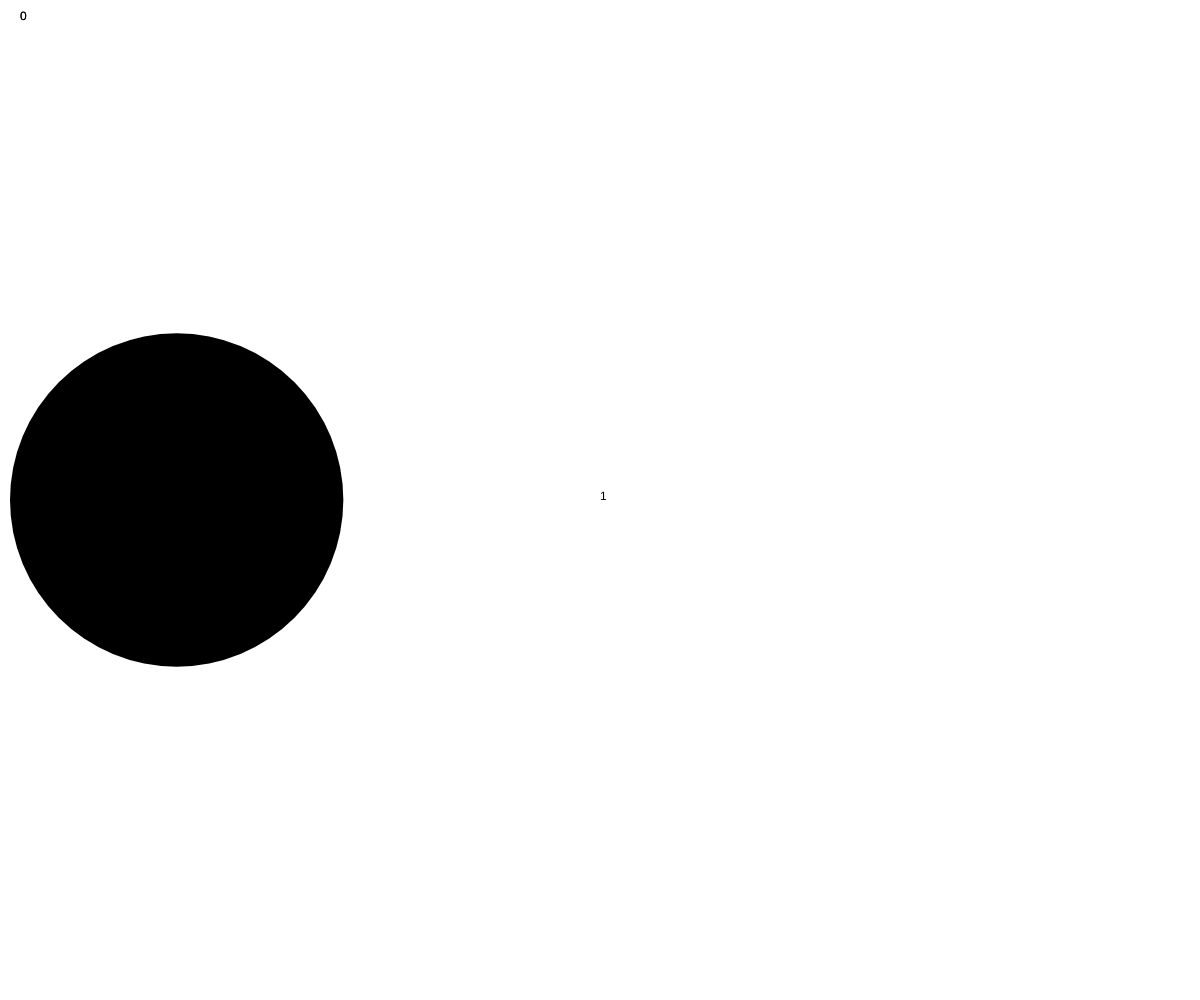
Frame 1 (no input)
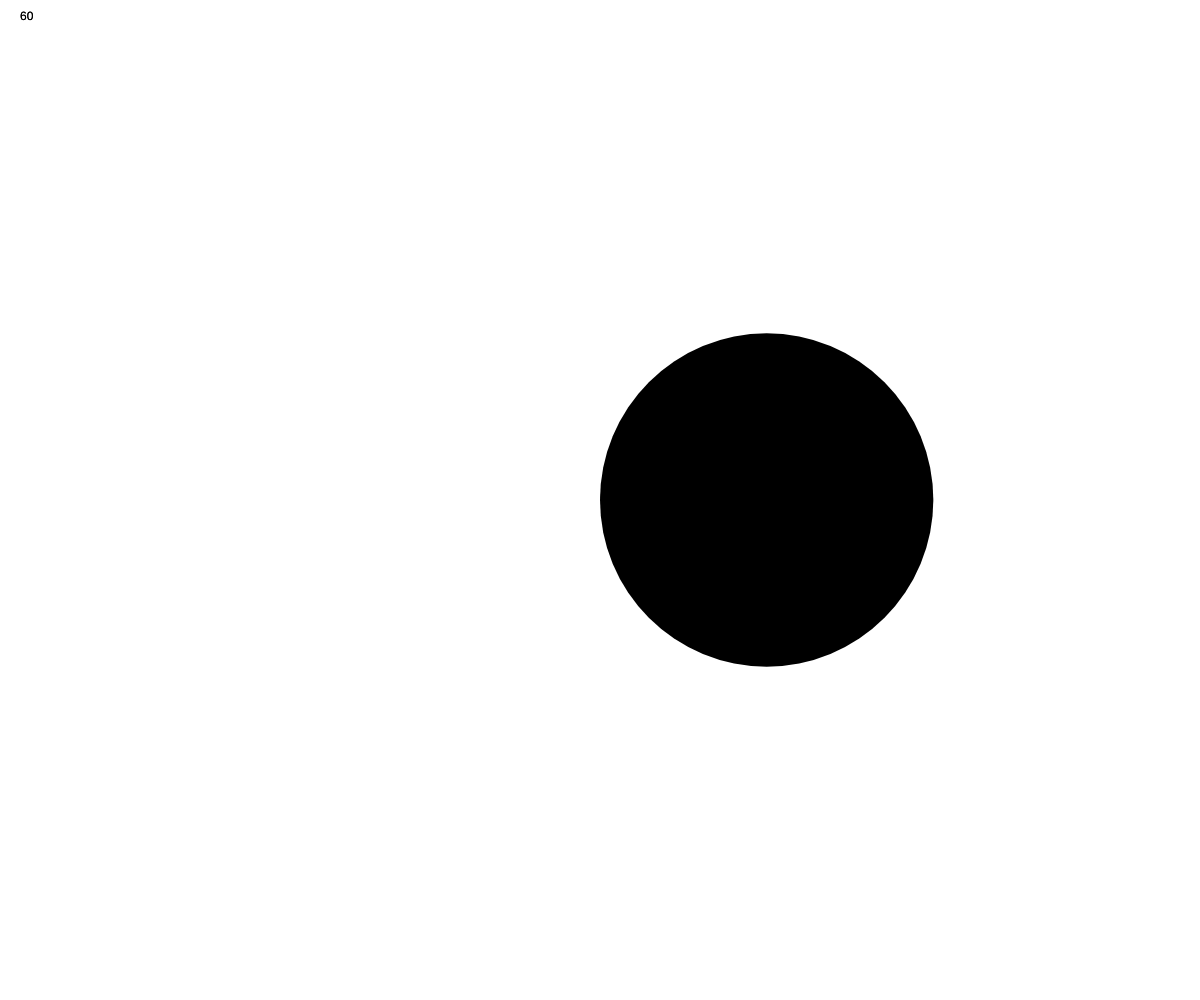
Frame 60 (no input)
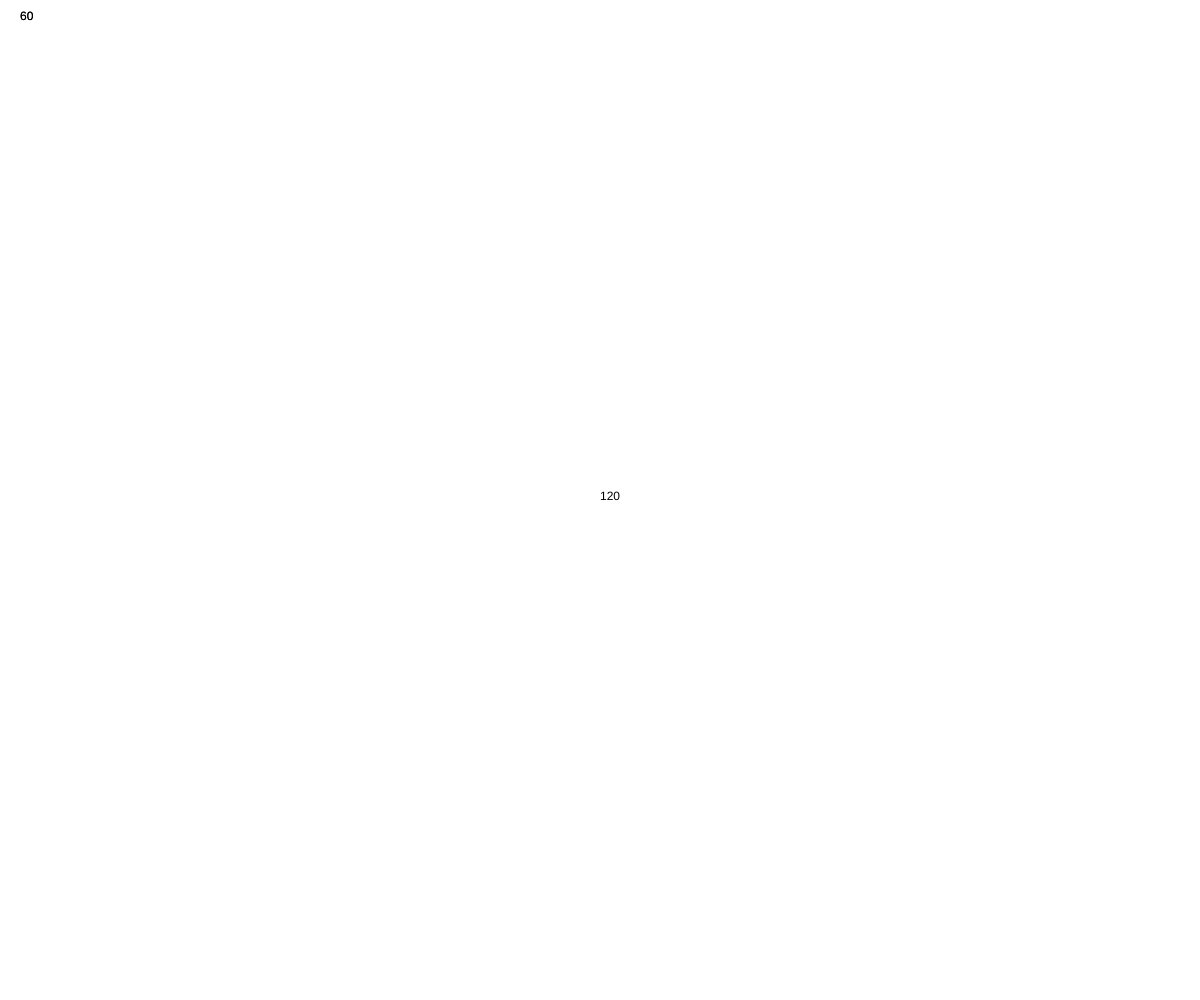
Frame 120 (the mouse pressed at the canvas centre since frame 60)

The p5.js sketch that drew these frames (run headless with seeded random() and noise() and a simulated clock; from frame 60 on, the mouse is pressed at the canvas centre):

// p5.js sketch
// ── sketch.js
let r,x,s;
function setup() {
	createCanvas(windowWidth, windowHeight);
	// put setup code here
	r=min(width,height)/6;
	x=r;
s="0";
}

function draw() {
	// put drawing code here
		x+=10;
	if(x>width+r){
		//中心が右端に出たら
		x=-r;
		//左側に折り返す
	}

	clear();
	noStroke();
    fill(0);
	text(s,20,20);
	
	circle(x,height/2,r*2);

	text(frameCount,width/2,height/2);
	console.log(frameRate());	
	if(frameCount%30===0){
		//toFixed() : 数を固定小数点表記にする　数字は小数点のあとに現れる桁の数
		s=frameRate().toFixed(0);
	}
	push();
	noStroke();
    fill(0);
	text(s,20,20);
	pop();
}
